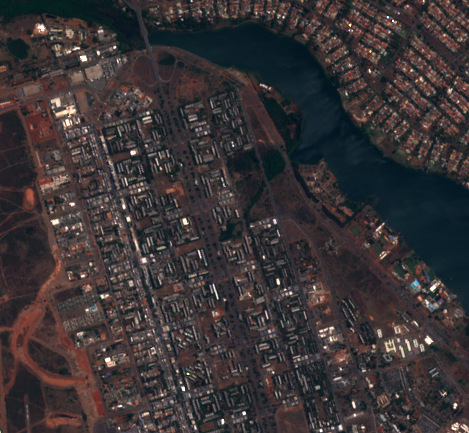
#> input picture Onera Dataset/Images/Test/brasilia/pair/img1.png, 469 x 433 px, found by its file name
$ python pixel_diff.py
#> lines starting #> are read from the running program, lines starting #| are printed output that depends on the picture; after the words box and inside, x2 and y2 are one past the last pixel; in counts of white or black regions, pixels touching at a corner belong together
# -*- coding: utf-8 -*-
"""pixel_diff.ipynb

Automatically generated by Colab.

Original file is located at
    https://colab.research.google.com/drive/18-4KxEcmjenvpNGG-nLYaAOY110-eNCW
"""

# Commented out IPython magic to ensure Python compatibility.
# %pip install -q opencv-python scikit-image seaborn scikit-learn matplotlib

import matplotlib
matplotlib.use('Agg')
import cv2
import numpy as np
import matplotlib.pyplot as plt
from skimage.exposure import match_histograms

# ----------------------------------
# Paths (adjust if needed)
# ----------------------------------
before_path = "../Onera Dataset/Images/Train/abudhabi/pair/img1.png"
after_path  = "../Onera Dataset/Images/Train/abudhabi/pair/img2.png"

# ----------------------------------
# 1. Load images
# ----------------------------------
img_before = cv2.imread(before_path)
#> img_before is the input picture: shape (433, 469, 3); mean B, G, R 54.2, 52.7, 58.6
img_after  = cv2.imread(after_path)
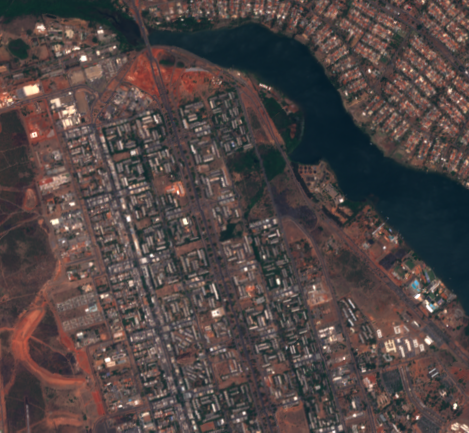
#> input picture Onera Dataset/Images/Test/brasilia/pair/img2.png, 469 x 433 px, found by its file name
#> img_after is the input picture: shape (433, 469, 3); mean B, G, R 68.5, 69.7, 80.8

if img_before is None or img_after is None:
    raise ValueError(" Image paths are wrong")

img_before = cv2.cvtColor(img_before, cv2.COLOR_BGR2RGB)
img_after  = cv2.cvtColor(img_after,  cv2.COLOR_BGR2RGB)

# ----------------------------------
# 2. Histogram matching (color normalization)
# ----------------------------------
img_after_norm = match_histograms(
    img_after,
    img_before,
    channel_axis=-1
)
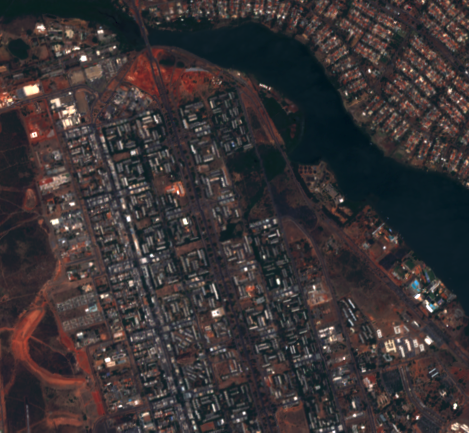
#> img_after_norm: shape (433, 469, 3); mean R, G, B 58.1, 52.2, 53.6

# ----------------------------------
# 3. Pixel-wise absolute difference
# ----------------------------------
diff = np.abs(
    img_before.astype(np.float32) -
    img_after_norm.astype(np.float32)
)
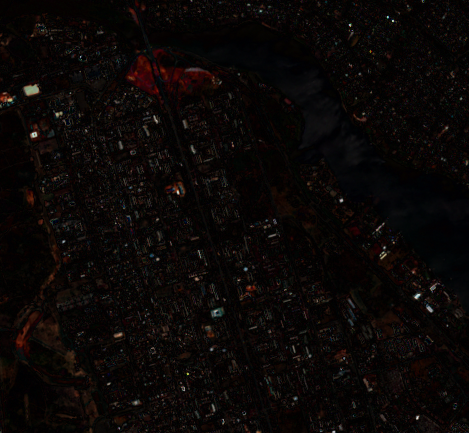
#> diff: shape (433, 469, 3) float32; mean R, G, B 10.9, 7.2, 6

# Convert to grayscale difference
diff_gray = diff.mean(axis=2)

# ----------------------------------
# 4. Normalize difference map to [0,1]
# ----------------------------------
diff_norm = (diff_gray - diff_gray.min()) / (
    diff_gray.max() - diff_gray.min() + 1e-6
)

# ----------------------------------
# 5. Threshold (tune if needed)
# ----------------------------------
THRESHOLD = 0.15   # try 0.10 – 0.20
change_map = (diff_norm > THRESHOLD).astype(np.uint8)
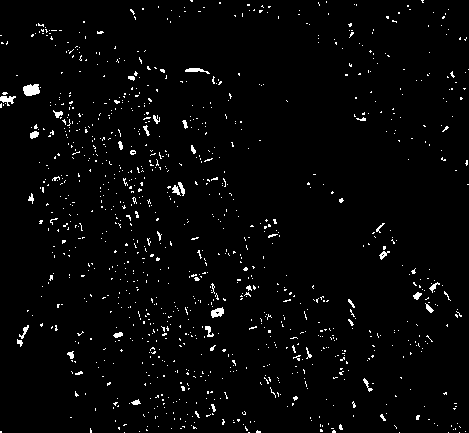
#> change_map: shape (433, 469); values 0 (black) and 1 (white), 2.5% white in thin lines or dots

# ----------------------------------
# 6. Morphological cleanup
# ----------------------------------
kernel = np.ones((5, 5), np.uint8)
change_map = cv2.morphologyEx(change_map, cv2.MORPH_OPEN, kernel)
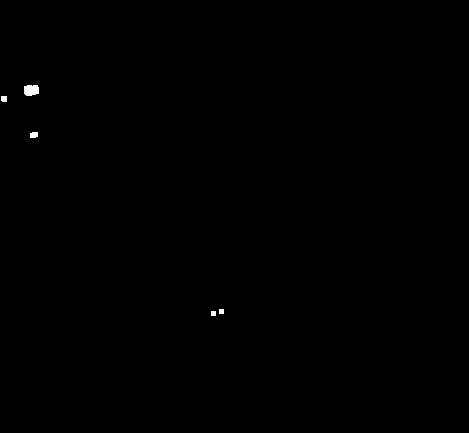
#> change_map: shape (433, 469); values 0 (black) and 1 (white), 0.14% white; 5 white regions, box (x1, y1, x2, y2) and area: (24, 85, 39, 96) 146, (30, 132, 38, 138) 44, (1, 96, 7, 102) 35, (219, 309, 224, 314) 25, (211, 311, 216, 316) 25

# ----------------------------------
# 7. Visualization
# ----------------------------------
change_color = np.zeros((*change_map.shape, 3), dtype=np.uint8)
change_color[change_map == 1] = [255, 0, 0]  # red = change

overlay = (0.7 * img_after + 0.3 * change_color).astype(np.uint8)
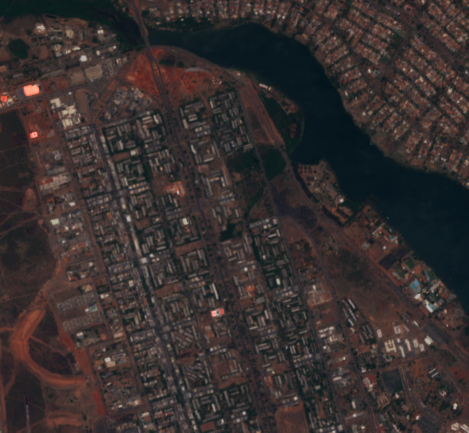
#> overlay: shape (433, 469, 3); mean R, G, B 56.2, 48.3, 47.5

plt.figure(figsize=(18, 10))

plt.subplot(2, 3, 1)
plt.title("Before Image")
plt.imshow(img_before)
plt.axis("off")

plt.subplot(2, 3, 2)
plt.title("After Image (Original)")
plt.imshow(img_after)
plt.axis("off")

plt.subplot(2, 3, 3)
plt.title("After Image (Normalized)")
plt.imshow(img_after_norm)
plt.axis("off")

plt.subplot(2, 3, 4)
plt.title("Pixel-wise Difference")
plt.imshow(diff_norm, cmap="hot")
plt.axis("off")

plt.subplot(2, 3, 5)
plt.title("Binary Change Map")
plt.imshow(change_map, cmap="gray")
plt.axis("off")

plt.subplot(2, 3, 6)
plt.title("Overlay (Changes Highlighted)")
plt.imshow(overlay)
plt.axis("off")

plt.tight_layout()
plt.savefig("results/pipeline_visualization.png", bbox_inches='tight', dpi=150)
plt.close()

import os

output_dir = "results"
os.makedirs(output_dir, exist_ok=True)

import cv2

# Assume these already exist in memory
# img_before, img_after, overlay  (RGB format)

cv2.imwrite(
    os.path.join(output_dir, "before.png"),
    cv2.cvtColor(img_before, cv2.COLOR_RGB2BGR)
)

cv2.imwrite(
    os.path.join(output_dir, "after.png"),
    cv2.cvtColor(img_after, cv2.COLOR_RGB2BGR)
)

cv2.imwrite(
    os.path.join(output_dir, "overlay.png"),
    cv2.cvtColor(overlay, cv2.COLOR_RGB2BGR)
)

# change_map should be 0/1
change_map_uint8 = (change_map * 255).astype("uint8")

cv2.imwrite(
    os.path.join(output_dir, "pred_change.png"),
    change_map_uint8
)

import cv2
import numpy as np
import matplotlib.pyplot as plt

# -----------------------------
# Paths
# -----------------------------
gt_path   = "../Onera Dataset/TrainLabels/abudhabi/cm/cm.png"        # ground truth
pred_path = "results/pred_change.png"         # your predicted mask

# -----------------------------
# Load masks
# -----------------------------
gt = cv2.imread(gt_path, cv2.IMREAD_GRAYSCALE)
pred = cv2.imread(pred_path, cv2.IMREAD_GRAYSCALE)

if gt is None or pred is None:
#> (the run stopped early here; a loop or call above may not have finished)
